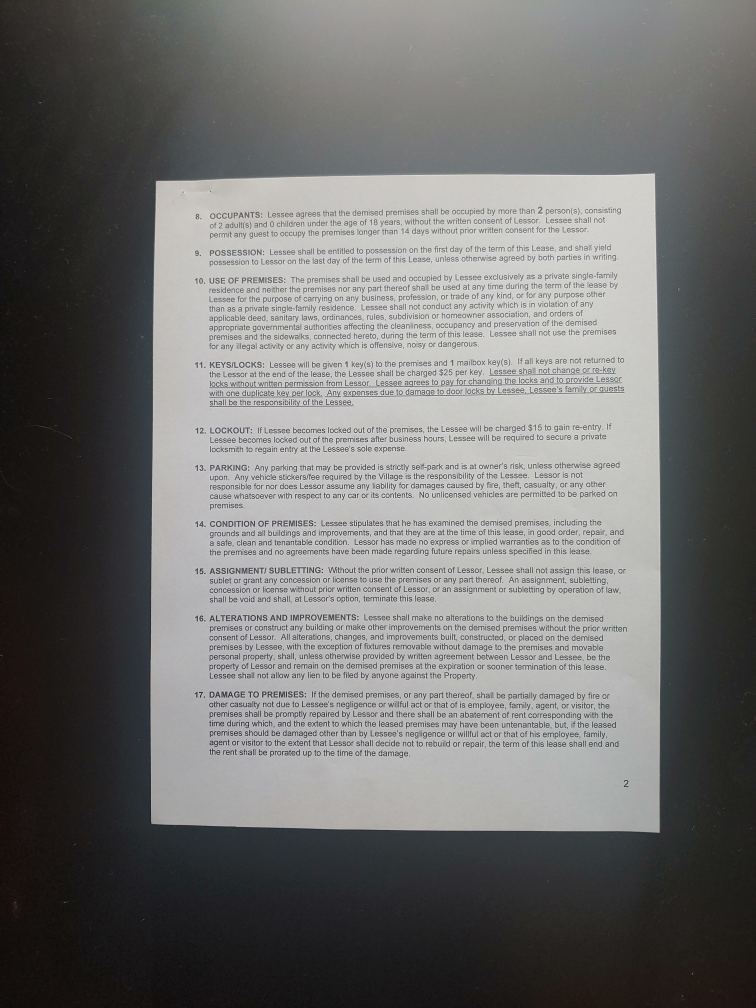
#> input picture test1.jpg, 3024 x 4032 px (shown at 1/4 size)
$ python docuscan.py test1.jpg out.png
#> lines starting #> are read from the running program, lines starting #| are printed output that depends on the picture
# how to use: python docuscan.py inputfile.jpg outputfile.jpg
import sys
import numpy as np
import matplotlib.pyplot as plt
import cv2
import json
from skimage.filters import threshold_local

with open("config.json") as f:
#> (reads config.json from the repository)
    conf = json.load(f)

if len(sys.argv) != 3:
    raise ValueError("How to use: python docuscan.py inputfile.jpg outputfile.jpg")


inputfile = sys.argv[1]
outputfile = sys.argv[2]

image = cv2.imread(inputfile)
#> image is the input picture: shape (4032, 3024, 3); mean B, G, R 111.8, 112.9, 113.1
if image.shape[0] < image.shape[1]:
    image = cv2.rotate(image, cv2.ROTATE_90_COUNTERCLOCKWISE)
gray = cv2.cvtColor(image, cv2.COLOR_BGR2GRAY)

# reducing image size and shifting intensity by -127.5
src = gray
scale = conf['resolution_reduction']
width = int(src.shape[1] * scale)
#> width = 302
height = int(src.shape[0] * scale)
#> height = 403
dsize = (width, height)
#> dsize = (302, 403)
reduced = cv2.resize(src, dsize) - 127.5

# applying 4 filters (which find edges) to 4 quadrants
a = int(conf['bubble_size'] * reduced.shape[1])
#> a = 9
zeros = np.zeros(shape=(a, a))
ones = np.ones(shape=(a, a))
ll = 1/a**2/6*np.concatenate([
    np.concatenate((-ones, -ones), axis=1),
    np.concatenate((-ones, 3*ones), axis=1)])
i_half_max = int(reduced.shape[0]/2)+1
#> i_half_max = 202
j_half_max = int(reduced.shape[1]/2)+1
#> j_half_max = 152
ll_im = cv2.filter2D(reduced[:i_half_max, :j_half_max], -1, ll)
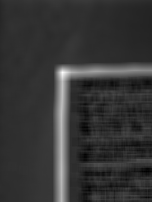
#> ll_im: shape (202, 152) float64; min -13.8, max 65.77, mean 3.1; drawn with min black and max white
lh = 1/a**2/6*np.concatenate([
    np.concatenate((-ones, -ones), axis=1),
    np.concatenate((3*ones, -ones), axis=1)])
lh_im = cv2.filter2D(reduced[:i_half_max, j_half_max:], -1, lh)
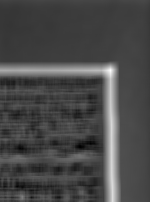
#> lh_im: shape (202, 150) float64; min -17.16, max 49.78, mean 2.1; drawn with min black and max white
hh = 1/a**2/6*np.concatenate([
    np.concatenate((3*ones, -ones), axis=1),
    np.concatenate((-ones, -ones), axis=1)])
hh_im = cv2.filter2D(reduced[i_half_max:, j_half_max:], -1, hh)
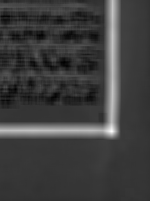
#> hh_im: shape (201, 150) float64; min -14.07, max 58.24, mean 3.8; drawn with min black and max white
hl = 1/a**2/6*np.concatenate([
    np.concatenate((-ones, 3*ones), axis=1),
    np.concatenate((-ones, -ones), axis=1)])
hl_im = cv2.filter2D(reduced[i_half_max:, :j_half_max], -1, hl)
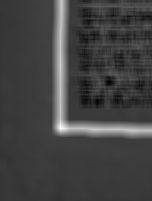
#> hl_im: shape (201, 152) float64; min -15.87, max 58.95, mean 3.7; drawn with min black and max white
ijs0 = [np.unravel_index(np.argmax(xx_im), xx_im.shape)
        for xx_im in [ll_im, lh_im, hh_im, hl_im]]
#> ijs0 = [(72, 62), (70, 110), (131, 111), (128, 60)]
didjs = [(0, 0), (0, j_half_max), (i_half_max, j_half_max), (i_half_max, 0)]
#> didjs = [(0, 0), (0, 152), (202, 152), (202, 0)]
ijs = []
xys = []
for ij, didj in zip(ijs0, didjs):
    i, j = ij
    di, dj = didj
    ri, rj = i+di, j+dj
    ijs.append(np.array([ri, rj]))
    xys.append(np.array([rj, ri]))
#> this loop made 4 passes
#> (i, j, di, dj, ri, rj) on passes 1 to 4: (72, 62, 0, 0, 72, 62), (70, 110, 0, 152, 70, 262), (131, 111, 202, 152, 333, 263), (128, 60, 202, 0, 330, 60)
#> after the loop, ijs = [[72, 62], [70, 262], [333, 263], [330, 60]]; xys = [[62, 72], [262, 70], [263, 333], [60, 330]]


# drawing the contour
scalex = reduced.shape[1]/image.shape[1]
scaley = reduced.shape[0]/image.shape[0]
xys0 = [np.array([int(x/scalex), int(y/scaley)]) for x, y in xys]
#> xys0 = [[620, 720], [2623, 700], [2633, 3331], [600, 3301]]
ctr0 = np.array(xys0).reshape((-1, 1, 2)).astype(np.int32)
#> ctr0 has the same summary as xys0
ctr0_im = cv2.drawContours(image.copy(), [ctr0], 0, (0, 255, 0), 20)
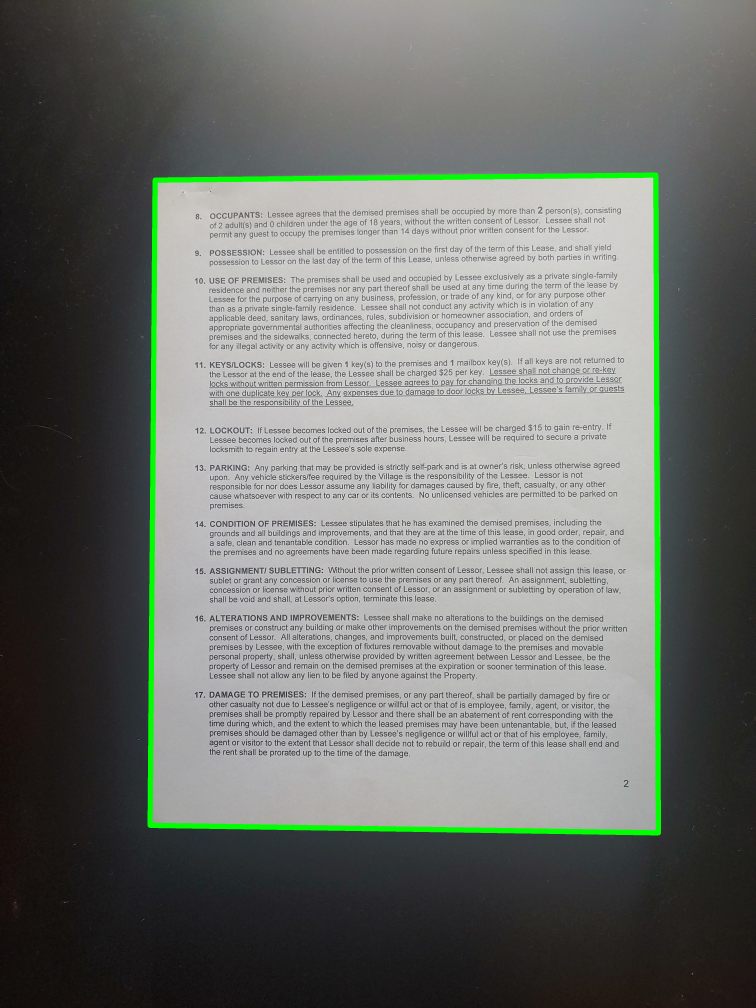
#> ctr0_im: shape (4032, 3024, 3) (shown at 1/4 size); mean B, G, R 109.4, 114.5, 110.7


# cropping and transforming perspective
height = max(np.linalg.norm(xys0[1] - xys0[2]),
             np.linalg.norm(xys0[3] - xys0[0]))
#> height = 2631


width = height*8.5/11
#> width = 2033.1
rect = np.array([[0, 0],
                [0, width],
                [height, width],
                [height, 0]], np.float32)
#> rect = [[0, 0], [0, 2033.1], [2631, 2033.1], [2631, 0]]
xys_fl = np.array(xys0).astype(np.float32)
#> xys_fl has the same summary as xys0

M = cv2.getPerspectiveTransform(xys_fl, rect)
#> M = [[0.0104, 1.05, -759.1], [1.05, 0.0081, -653.9], [9.74e-06, 5.9e-06, 1]]

res = cv2.warpPerspective(image, M, (int(height), int(width)))
res = cv2.flip(res, 0)
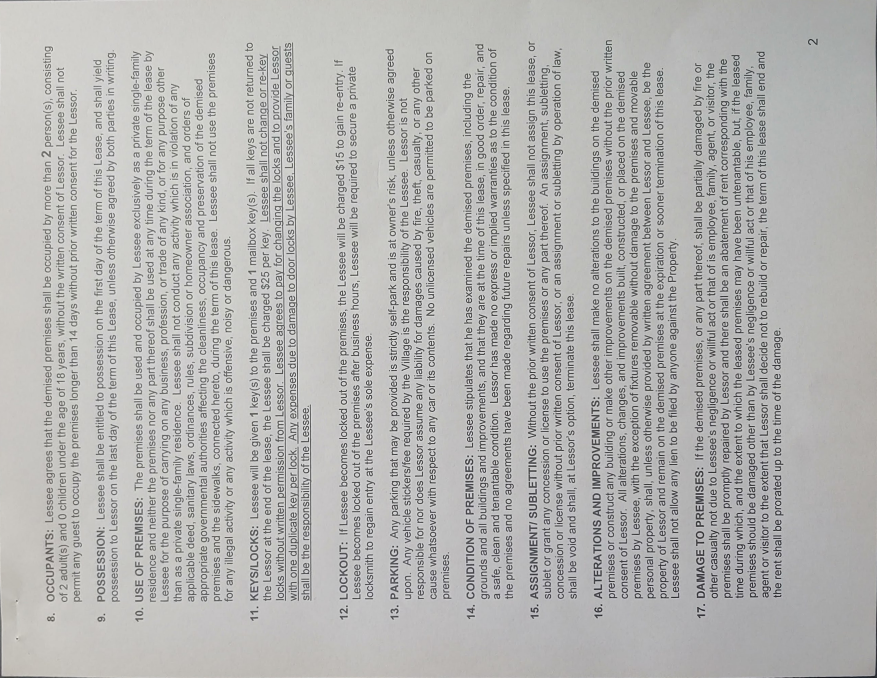
#> res: shape (2033, 2631, 3) (shown at 1/3 size); mean B, G, R 180.4, 181.8, 182.1
res = cv2.rotate(res, cv2.ROTATE_90_CLOCKWISE)
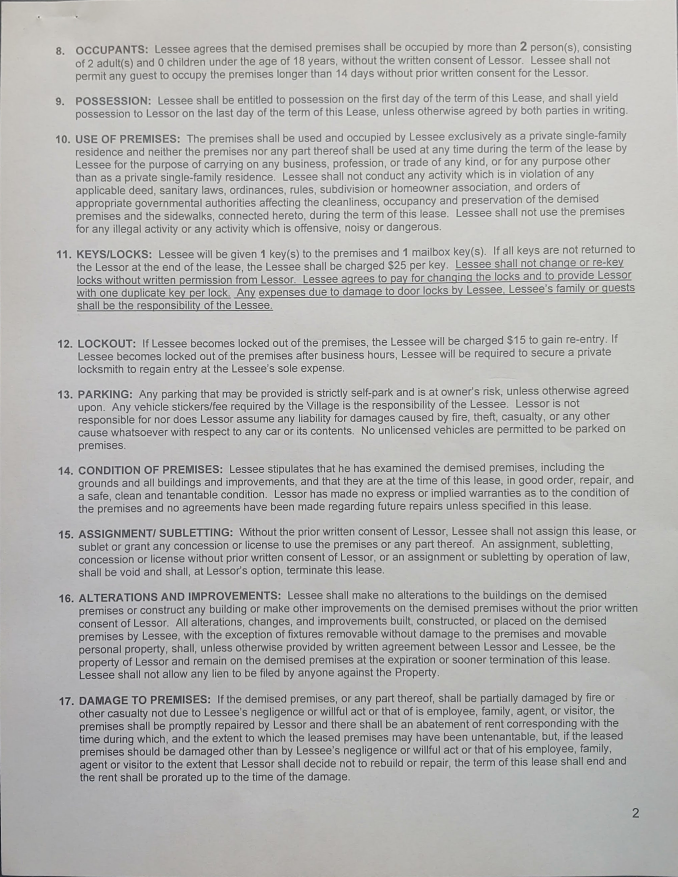
#> res: shape (2631, 2033, 3) (shown at 1/3 size); mean B, G, R 180.4, 181.8, 182.1


#> (the run stopped early here; a loop or call above may not have finished)
